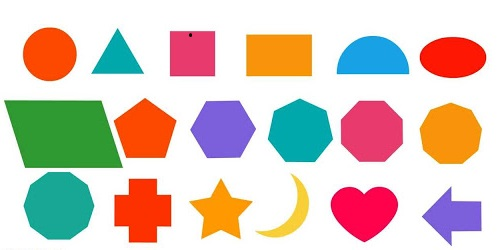
#> input picture opencv/shape.jpg, 497 x 250 px
$ python shape_detection.py
#> lines starting #> are read from the running program, lines starting #| are printed output that depends on the picture; after the words box and inside, x2 and y2 are one past the last pixel; in counts of white or black regions, pixels touching at a corner belong together; long printed decimals are rounded
import cv2
import numpy as np

img = cv2.imread('shape.jpg')
#> img is the input picture: shape (250, 497, 3); mean B, G, R 189.3, 199.9, 216.2
imgGray = cv2.cvtColor(img, cv2.COLOR_BGR2GRAY)
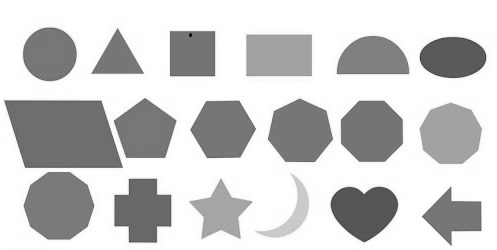
#> imgGray: shape (250, 497); min 10, max 255, mean 203.5
_, thresh = cv2.threshold(imgGray, 240, 255, cv2.THRESH_BINARY)
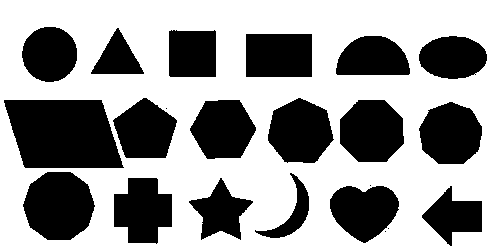
#> thresh: shape (250, 497); 60.3% white; 22 black regions (4 under 20 px)
contours, _ = cv2.findContours(thresh, cv2.RETR_TREE, cv2.CHAIN_APPROX_NONE)
#> contours = 24 contours, 5 with area under 20; largest, box (x1, y1, x2, y2) and area: (0, 0, 497, 250) 123504, (3, 99, 125, 169) 6872, (22, 171, 96, 241) 3900, (339, 99, 405, 163) 3325, (267, 97, 335, 164) 3280

for contour in contours:
    approx = cv2.approxPolyDP(contour, 0.01*cv2.arcLength(contour,True),True)
    cv2.drawContours(img, [approx], 0, (0,0,0), 5)
    x = approx.ravel()[0]
    y = approx.ravel()[1] - 10
    if len(approx) == 3:
        cv2.putText(img, "Triangle", (x,y), cv2.FONT_HERSHEY_COMPLEX, 0.5, (0,0,0))
    elif len(approx) == 4:
        x,y,w,h = cv2.boundingRect(approx)
        aspectRatio = float(w)/h
        print(aspectRatio)
        if aspectRatio >= 0.95 and aspectRatio <= 1.05:
            cv2.putText(img, "Square", (x,y), cv2.FONT_HERSHEY_COMPLEX, 0.5, (0,0,0))
        else:
            cv2.putText(img, "Rectangle", (x,y), cv2.FONT_HERSHEY_COMPLEX, 0.5, (0,0,0))
    elif len(approx) == 5:
        cv2.putText(img, "Pentagon", (x,y), cv2.FONT_HERSHEY_COMPLEX, 0.5, (0,0,0))
    elif len(approx) == 10:
        cv2.putText(img, "Star", (x,y), cv2.FONT_HERSHEY_COMPLEX, 0.5, (0,0,0))
    else:
        cv2.putText(img, "Circle", (x,y), cv2.FONT_HERSHEY_COMPLEX, 0.5, (0,0,0))
#> this loop made 24 passes
#> (approx, w, h, aspectRatio) on passes 1, 2, 3, 6, 11, 15, 18, 21, 23: ([[0, 0], [0, 249], [496, 249], [496, 0]], 497, 250, 1.99), ([[384, 231], [385, 230], [386, 231], [385, 232]], 3, 3, 1), ([[387, 228], [388, 227], [389, 228], [388, 229]], 3, 3, 1), ([[369, 185], [370, 184], [371, 185], [370, 186]], 3, 3, 1), ([[165, 108], [166, 107], [167, 108], [166, 109]], 3, 3, 1), ([[3, 100], [101, 99], [124, 167], [25, 168]], 122, 70, 1.74), ([[474, 74], [475, 73], [476, 74], [475, 75]], 3, 3, 1), ([[245, 34], [311, 33], [312, 76], [246, 77]], 68, 45, 1.51), ([[117, 27], [139, 62], [143, 74], [90, 73]], 54, 48, 1.12)
#| 1.988
#| 1.0
#| 1.0
#| 1.0
#| 1.0
#| 1.743
#| 1.0
#| 1.511
#> (further printed lines are left out)
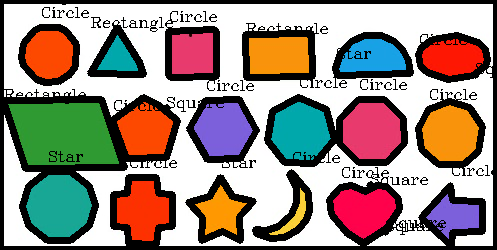
#> img: shape (250, 497, 3); mean B, G, R 133.2, 141.2, 154.9


cv2.imshow("shapes", img)
cv2.waitKey(0)
cv2.destroyAllWindows()

$ run again, with opencv/faceDetectClassifier_params.JPG copied over opencv/shape.jpg
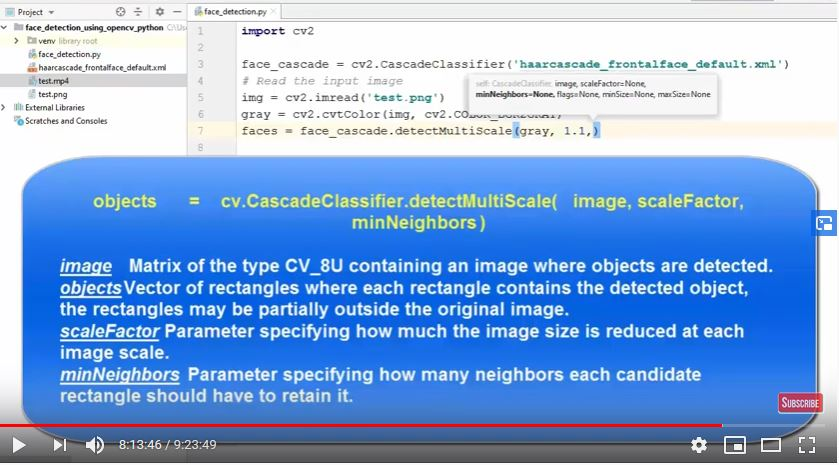
#> input picture opencv/faceDetectClassifier_params.JPG, 839 x 465 px
#> img is the input picture: shape (465, 839, 3); mean B, G, R 220.5, 170.2, 133.3
#> `_, thresh = cv2.threshold(imgGray, 240, 255, cv2.THRESH_BINARY)`:
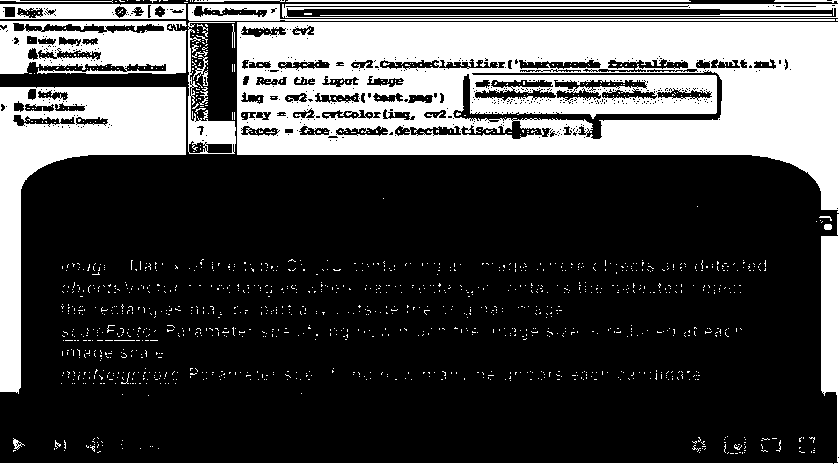
#> thresh: shape (465, 839); 28.8% white; 1367 white regions (1339 under 20 px)
#> contours = 2115 contours, 1988 with area under 20; largest, box (x1, y1, x2, y2) and area: (237, 0, 839, 213) 88286, (0, 87, 186, 394) 17801, (0, 21, 187, 74) 8740, (286, 7, 837, 18) 4824, (0, 214, 839, 465) 3572
#> the loop `for contour in contours:` made 2115 passes
#> (approx, w, h, aspectRatio) on passes 17, 26, 31, 32, 50, 52: ([[13, 451], [14, 450], [15, 450], [13, 450]], 3, 2, 1.5), ([[745, 446], [745, 447], [744, 448], [745, 447]], 2, 3, 0.667), ([[92, 449], [93, 448], [94, 449], [93, 450]], 3, 3, 1), ([[92, 447], [93, 446], [94, 447], [93, 448]], 3, 3, 1), ([[694, 442], [695, 441], [696, 442], [695, 443]], 3, 3, 1), ([[92, 441], [93, 441], [94, 442], [93, 441]], 3, 2, 1.5)
#> (printed output is left out)
#> after the loop `for contour in contours:`:
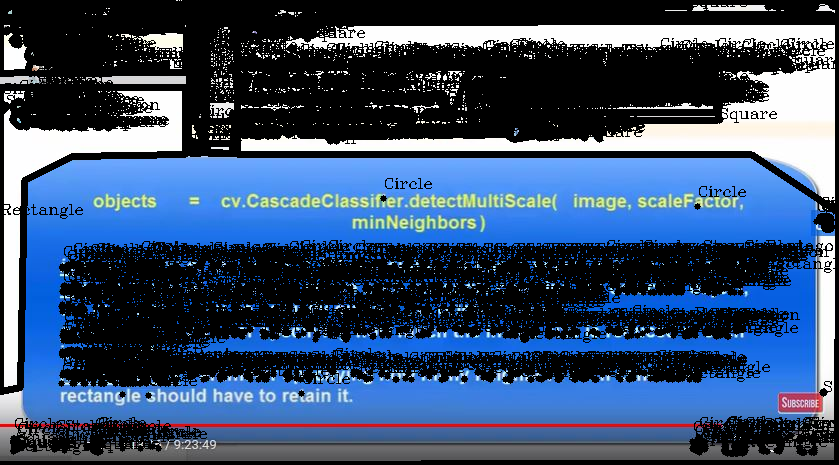
#> img: shape (465, 839, 3); mean B, G, R 111.3, 79.5, 57
